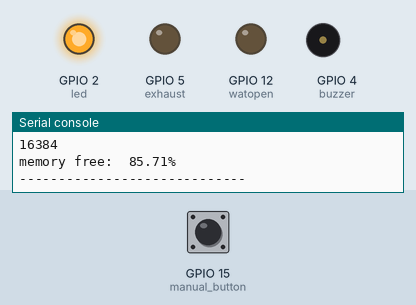
A program run on a simulated ESP32 board running MicroPython. On the bench: output pins drawn as LEDs (lit = HIGH), buzzer (waves = sounding, pin HIGH), the last lines printed to the serial console. The test bench sets the inputs (shaded band); at power-on: GPIO 15 (manual_button) HIGH. The clock reads 2024-03-15 10:24:30 at power-on unless the program sets it. At 0.5 s the program stops and its outputs stay as they are.

Above: at 0.05 s.
At 0.5 s:
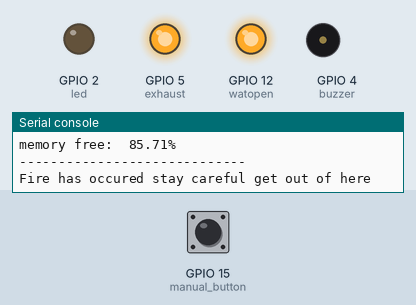
Timing chart, 0 to 2.0 s (numbered marks = the images above):
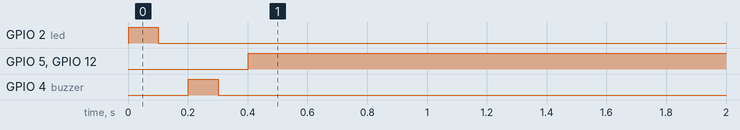

The program:

non-multithreaded.py
```python
import machine, time, gc, micropython, esp, os
from machine import Pin,ADC
from time import sleep

"""N = 200000
t0 = time.ticks_us()"""
start = 0


def df():
    s = os.statvfs('//')
    return ('{0} MB'.format((s[0]*s[3])/1327936))

def free(full=False):
    F = gc.mem_free()
    print(gc.mem_free())
    A = gc.mem_alloc()
    print(gc.mem_alloc())
    T = F+A
    P = '{0:.2f}%'.format(F/T*100)
    if not full: return P
    else : return ('Total:{0} Free:{1} ({2})'.format(T,F,P))

print('disk free: ', df())
print('memory free: ', free())

gc.collect()
micropython.mem_info()
print('-----------------------------')

smoke = ADC(Pin(35))          # MQ-2 sensor
manual_button = machine.Pin(15, machine.Pin.IN, machine.Pin.PULL_UP)   # Manual Press button
flame = machine.Pin(27,machine.Pin.IN)   # Flame sensor
led = machine.Pin(2,machine.Pin.OUT)      # LED
buzzer = machine.Pin(4,machine.Pin.OUT)    # Buzzer
exhaust = machine.Pin(5,machine.Pin.OUT)    # Exhaust fan motor
water = ADC(Pin(34))                   # water level sensor
watopen = machine.Pin(12,machine.Pin.OUT)   # water opening

buzzer_value = buzzer.value()     # buzzer reading
led_state = led.value()           # LED reading the pin state
exhaust_fan = exhaust.value()    # reading exhaust fan
water_opening = watopen.value()   # reading water opening


def water_level():                     # function for water level sensor
    sleep(0.1)
    water_sensor = water.read()       # reading water level
    print('Water level=%d' %water_sensor)
    if water_sensor >= 2000:
        print('Full tank water')
    elif water_sensor<= 1600 and water_sensor >= 550:
        print('Water is in medium level')
    elif water_sensor <= 500:
        print('Water is low level turn on the motor')


def smoke_sens():                    # function for smoke sensor
    sleep(0.1)
    smoke_sensor = smoke.read()       # reading MQ2 sensor
    print('Smoke sensor value=%d ' % smoke_sensor)

def flame_sensor():                  # function for flame sensor
    sleep(0.1)
    flame_value = flame.value()       # reading flame sensor
    print('Flame sensor value=%d ' % flame_value)   # Printing flame sensor value


def manual_press():                  # function for manual press
    man_press = manual_button.value()  # reading a manual interrupt
    print('Manual button state=%d ' % man_press)   # Printing flame sensor value
    print('Actuate things hardware interrupt is given')


def actuation():                     # function for actuation unit
    if manual_button.value() == 1 or smoke.read() >=700 and flame.value()  == 0:
        # LED on indication
        led.value(1)
        sleep(0.1)
        led.value(0)
        sleep(0.1)

            # Buzzer indication
        buzzer.value(1)
        sleep(0.1)
        buzzer.value(0)
        sleep(0.1)

        # Exhaust fan
        exhaust.value(1)

        # Water opening
        watopen.value(1)

        print('Fire has occured stay careful get out of here')

    else:
        led.value(0)
        buzzer.value(0)
        exhaust.value(0)
        watopen.value(0)

while True:
    actuation()
    water_level()

    if manual_button.value() == 0:
        flame_sensor()
        smoke_sens()
        print('')
    else:
        manual_press()
        print('')
    break


"""t1 = time.ticks_us()
dt =  time.ticks_diff(t1,t0)
fmt = '{:5.3f} sec, {:6.3f} sec : {:8.2f} hz'
print(fmt.format(dt * 1e-6, dt / N, N / dt * 1e3))"""


end = time.time()
total = end-start
print(total)
```

Measured:
- by itself, GPIO 2 (led): LOW → HIGH at 0.00 s, → LOW 0.10 s later
- by itself, GPIO 5 (exhaust), GPIO 12 (watopen): LOW → HIGH at 0.40 s
- by itself, GPIO 4 (buzzer): LOW → HIGH at 0.20 s, → LOW 0.10 s later
